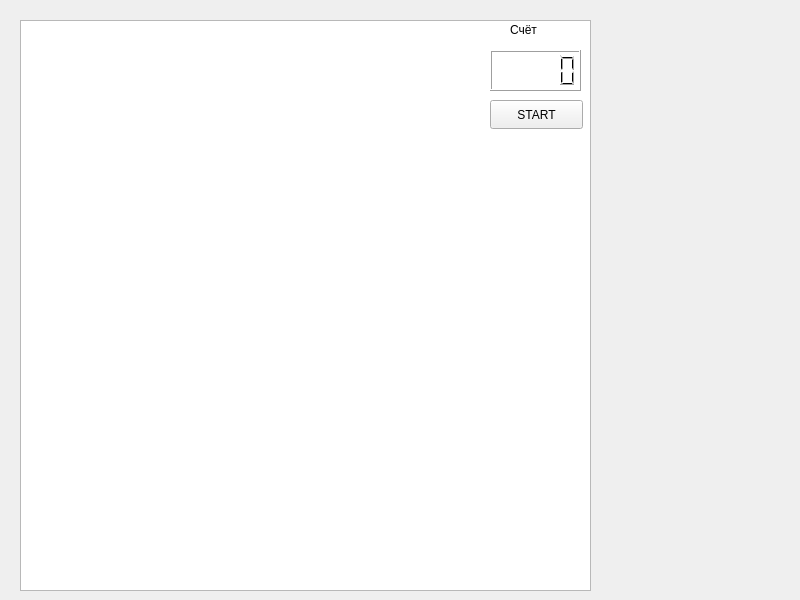
<?xml version="1.0" encoding="UTF-8"?>
<ui version="4.0">
 <class>Widget</class>
 <widget class="QWidget" name="Widget">
  <property name="geometry">
   <rect>
    <x>0</x>
    <y>0</y>
    <width>800</width>
    <height>600</height>
   </rect>
  </property>
  <property name="windowTitle">
   <string>Widget</string>
  </property>
  <widget class="QGraphicsView" name="graphicsView">
   <property name="geometry">
    <rect>
     <x>20</x>
     <y>20</y>
     <width>571</width>
     <height>571</height>
    </rect>
   </property>
  </widget>
  <widget class="QLCDNumber" name="lcdNumber">
   <property name="geometry">
    <rect>
     <x>490</x>
     <y>50</y>
     <width>91</width>
     <height>41</height>
    </rect>
   </property>
  </widget>
  <widget class="QLabel" name="label">
   <property name="geometry">
    <rect>
     <x>510</x>
     <y>20</y>
     <width>41</width>
     <height>20</height>
    </rect>
   </property>
   <property name="text">
    <string>Счёт</string>
   </property>
  </widget>
  <widget class="QPushButton" name="pushButton">
   <property name="geometry">
    <rect>
     <x>490</x>
     <y>100</y>
     <width>93</width>
     <height>29</height>
    </rect>
   </property>
   <property name="text">
    <string>START</string>
   </property>
  </widget>
 </widget>
 <resources/>
 <connections/>
</ui>
